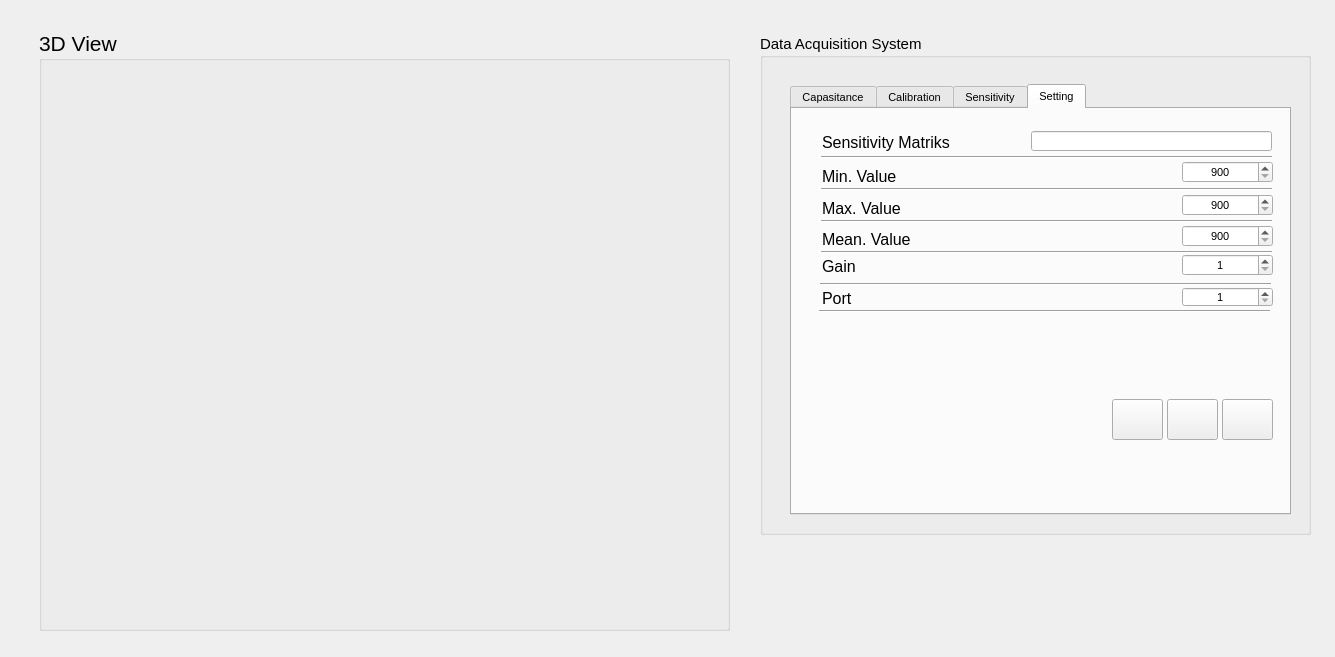
<?xml version="1.0" encoding="UTF-8"?>
<ui version="4.0">
 <class>Dialog</class>
 <widget class="QDialog" name="Dialog">
  <property name="geometry">
   <rect>
    <x>0</x>
    <y>0</y>
    <width>1335</width>
    <height>657</height>
   </rect>
  </property>
  <property name="windowTitle">
   <string>Dialog</string>
  </property>
  <widget class="QGroupBox" name="groupBox">
   <property name="geometry">
    <rect>
     <x>39</x>
     <y>30</y>
     <width>691</width>
     <height>601</height>
    </rect>
   </property>
   <property name="font">
    <font>
     <pointsize>16</pointsize>
    </font>
   </property>
   <property name="title">
    <string>3D View</string>
   </property>
   <widget class="MatplotlibWidget" name="mplwidget_4">
    <property name="geometry">
     <rect>
      <x>10</x>
      <y>30</y>
      <width>661</width>
      <height>561</height>
     </rect>
    </property>
   </widget>
  </widget>
  <widget class="QGroupBox" name="groupBox_2">
   <property name="geometry">
    <rect>
     <x>760</x>
     <y>34</y>
     <width>551</width>
     <height>501</height>
    </rect>
   </property>
   <property name="font">
    <font>
     <pointsize>11</pointsize>
    </font>
   </property>
   <property name="title">
    <string>Data Acquisition System</string>
   </property>
   <widget class="QTabWidget" name="tabWidget">
    <property name="geometry">
     <rect>
      <x>30</x>
      <y>50</y>
      <width>501</width>
      <height>431</height>
     </rect>
    </property>
    <property name="font">
     <font>
      <pointsize>8</pointsize>
     </font>
    </property>
    <property name="whatsThis">
     <string>sdsda</string>
    </property>
    <property name="currentIndex">
     <number>3</number>
    </property>
    <widget class="QWidget" name="tab">
     <attribute name="title">
      <string>Capasitance</string>
     </attribute>
     <widget class="MatplotlibWidget" name="mplwidget">
      <property name="geometry">
       <rect>
        <x>12</x>
        <y>11</y>
        <width>471</width>
        <height>331</height>
       </rect>
      </property>
     </widget>
     <widget class="QPushButton" name="pushButton_7">
      <property name="geometry">
       <rect>
        <x>374</x>
        <y>351</y>
        <width>51</width>
        <height>41</height>
       </rect>
      </property>
      <property name="text">
       <string/>
      </property>
      <property name="icon">
       <iconset>
        <normaloff>icon/1384157972_174920.ico</normaloff>icon/1384157972_174920.ico</iconset>
      </property>
      <property name="iconSize">
       <size>
        <width>32</width>
        <height>32</height>
       </size>
      </property>
     </widget>
     <widget class="QPushButton" name="pushButton_8">
      <property name="geometry">
       <rect>
        <x>317</x>
        <y>351</y>
        <width>51</width>
        <height>41</height>
       </rect>
      </property>
      <property name="text">
       <string/>
      </property>
      <property name="icon">
       <iconset>
        <normaloff>icon/1384157809_208018.ico</normaloff>icon/1384157809_208018.ico</iconset>
      </property>
      <property name="iconSize">
       <size>
        <width>32</width>
        <height>32</height>
       </size>
      </property>
     </widget>
     <widget class="QPushButton" name="pushButton_9">
      <property name="geometry">
       <rect>
        <x>430</x>
        <y>350</y>
        <width>51</width>
        <height>41</height>
       </rect>
      </property>
      <property name="text">
       <string/>
      </property>
      <property name="icon">
       <iconset>
        <normaloff>icon/1384349057_103529.ico</normaloff>icon/1384349057_103529.ico</iconset>
      </property>
      <property name="iconSize">
       <size>
        <width>32</width>
        <height>32</height>
       </size>
      </property>
     </widget>
    </widget>
    <widget class="QWidget" name="tab_2">
     <attribute name="title">
      <string>Calibration</string>
     </attribute>
     <widget class="MatplotlibWidget" name="mplwidget_2">
      <property name="geometry">
       <rect>
        <x>11</x>
        <y>10</y>
        <width>471</width>
        <height>311</height>
       </rect>
      </property>
     </widget>
     <widget class="QComboBox" name="comboBox">
      <property name="geometry">
       <rect>
        <x>370</x>
        <y>330</y>
        <width>111</width>
        <height>22</height>
       </rect>
      </property>
      <item>
       <property name="text">
        <string>Empty Calibration</string>
       </property>
      </item>
      <item>
       <property name="text">
        <string>Full Calibration</string>
       </property>
      </item>
      <item>
       <property name="text">
        <string>Warming Das</string>
       </property>
      </item>
     </widget>
     <widget class="QLabel" name="label_16">
      <property name="geometry">
       <rect>
        <x>218</x>
        <y>327</y>
        <width>141</width>
        <height>30</height>
       </rect>
      </property>
      <property name="font">
       <font>
        <pointsize>11</pointsize>
       </font>
      </property>
      <property name="text">
       <string>Calibration Mode</string>
      </property>
     </widget>
     <widget class="QPushButton" name="pushButton_10">
      <property name="geometry">
       <rect>
        <x>373</x>
        <y>360</y>
        <width>51</width>
        <height>41</height>
       </rect>
      </property>
      <property name="text">
       <string/>
      </property>
      <property name="icon">
       <iconset>
        <normaloff>icon/1384157809_208018.ico</normaloff>icon/1384157809_208018.ico</iconset>
      </property>
      <property name="iconSize">
       <size>
        <width>32</width>
        <height>32</height>
       </size>
      </property>
     </widget>
     <widget class="QPushButton" name="pushButton_11">
      <property name="geometry">
       <rect>
        <x>430</x>
        <y>360</y>
        <width>51</width>
        <height>41</height>
       </rect>
      </property>
      <property name="text">
       <string/>
      </property>
      <property name="icon">
       <iconset>
        <normaloff>icon/1384157972_174920.ico</normaloff>icon/1384157972_174920.ico</iconset>
      </property>
      <property name="iconSize">
       <size>
        <width>32</width>
        <height>32</height>
       </size>
      </property>
     </widget>
    </widget>
    <widget class="QWidget" name="tab_7">
     <property name="enabled">
      <bool>false</bool>
     </property>
     <attribute name="title">
      <string>Sensitivity</string>
     </attribute>
     <widget class="MatplotlibWidget" name="mplwidget_3">
      <property name="geometry">
       <rect>
        <x>15</x>
        <y>10</y>
        <width>451</width>
        <height>301</height>
       </rect>
      </property>
     </widget>
     <widget class="Phonon::SeekSlider" name="seekSlider1">
      <property name="enabled">
       <bool>false</bool>
      </property>
      <property name="geometry">
       <rect>
        <x>10</x>
        <y>300</y>
        <width>260</width>
        <height>90</height>
       </rect>
      </property>
      <property name="acceptDrops">
       <bool>true</bool>
      </property>
      <property name="iconVisible">
       <bool>false</bool>
      </property>
     </widget>
    </widget>
    <widget class="QWidget" name="tab_3">
     <attribute name="title">
      <string>Setting</string>
     </attribute>
     <widget class="QLabel" name="label_4">
      <property name="geometry">
       <rect>
        <x>30</x>
        <y>115</y>
        <width>91</width>
        <height>30</height>
       </rect>
      </property>
      <property name="font">
       <font>
        <pointsize>12</pointsize>
       </font>
      </property>
      <property name="text">
       <string>Mean. Value</string>
      </property>
     </widget>
     <widget class="QLabel" name="label_5">
      <property name="geometry">
       <rect>
        <x>30</x>
        <y>84</y>
        <width>91</width>
        <height>30</height>
       </rect>
      </property>
      <property name="font">
       <font>
        <pointsize>12</pointsize>
       </font>
      </property>
      <property name="text">
       <string>Max. Value</string>
      </property>
     </widget>
     <widget class="QLabel" name="label_6">
      <property name="geometry">
       <rect>
        <x>30</x>
        <y>42</y>
        <width>91</width>
        <height>50</height>
       </rect>
      </property>
      <property name="font">
       <font>
        <pointsize>12</pointsize>
       </font>
      </property>
      <property name="text">
       <string>Min. Value</string>
      </property>
     </widget>
     <widget class="QLabel" name="label_7">
      <property name="geometry">
       <rect>
        <x>30</x>
        <y>18</y>
        <width>141</width>
        <height>30</height>
       </rect>
      </property>
      <property name="font">
       <font>
        <pointsize>12</pointsize>
       </font>
      </property>
      <property name="text">
       <string>Sensitivity Matriks</string>
      </property>
     </widget>
     <widget class="QLabel" name="label_8">
      <property name="geometry">
       <rect>
        <x>30</x>
        <y>174</y>
        <width>91</width>
        <height>30</height>
       </rect>
      </property>
      <property name="font">
       <font>
        <pointsize>12</pointsize>
       </font>
      </property>
      <property name="text">
       <string>Port</string>
      </property>
     </widget>
     <widget class="QLabel" name="label_9">
      <property name="geometry">
       <rect>
        <x>30</x>
        <y>142</y>
        <width>91</width>
        <height>30</height>
       </rect>
      </property>
      <property name="font">
       <font>
        <pointsize>12</pointsize>
       </font>
      </property>
      <property name="text">
       <string>Gain</string>
      </property>
     </widget>
     <widget class="Line" name="line">
      <property name="geometry">
       <rect>
        <x>29</x>
        <y>38</y>
        <width>451</width>
        <height>20</height>
       </rect>
      </property>
      <property name="orientation">
       <enum>Qt::Horizontal</enum>
      </property>
     </widget>
     <widget class="Line" name="line_2">
      <property name="geometry">
       <rect>
        <x>29</x>
        <y>70</y>
        <width>451</width>
        <height>20</height>
       </rect>
      </property>
      <property name="orientation">
       <enum>Qt::Horizontal</enum>
      </property>
     </widget>
     <widget class="Line" name="line_3">
      <property name="geometry">
       <rect>
        <x>29</x>
        <y>102</y>
        <width>451</width>
        <height>20</height>
       </rect>
      </property>
      <property name="orientation">
       <enum>Qt::Horizontal</enum>
      </property>
     </widget>
     <widget class="Line" name="line_4">
      <property name="geometry">
       <rect>
        <x>29</x>
        <y>133</y>
        <width>451</width>
        <height>20</height>
       </rect>
      </property>
      <property name="orientation">
       <enum>Qt::Horizontal</enum>
      </property>
     </widget>
     <widget class="Line" name="line_6">
      <property name="geometry">
       <rect>
        <x>27</x>
        <y>192</y>
        <width>451</width>
        <height>20</height>
       </rect>
      </property>
      <property name="orientation">
       <enum>Qt::Horizontal</enum>
      </property>
     </widget>
     <widget class="Line" name="line_7">
      <property name="geometry">
       <rect>
        <x>28</x>
        <y>165</y>
        <width>451</width>
        <height>20</height>
       </rect>
      </property>
      <property name="orientation">
       <enum>Qt::Horizontal</enum>
      </property>
     </widget>
     <widget class="QDoubleSpinBox" name="doubleSpinBox_2">
      <property name="geometry">
       <rect>
        <x>390</x>
        <y>52</y>
        <width>91</width>
        <height>22</height>
       </rect>
      </property>
      <property name="alignment">
       <set>Qt::AlignCenter</set>
      </property>
      <property name="decimals">
       <number>0</number>
      </property>
      <property name="minimum">
       <double>900.000000000000000</double>
      </property>
      <property name="maximum">
       <double>1500.000000000000000</double>
      </property>
      <property name="singleStep">
       <double>100.000000000000000</double>
      </property>
     </widget>
     <widget class="QDoubleSpinBox" name="doubleSpinBox_3">
      <property name="geometry">
       <rect>
        <x>390</x>
        <y>85</y>
        <width>91</width>
        <height>22</height>
       </rect>
      </property>
      <property name="alignment">
       <set>Qt::AlignCenter</set>
      </property>
      <property name="decimals">
       <number>0</number>
      </property>
      <property name="minimum">
       <double>900.000000000000000</double>
      </property>
      <property name="maximum">
       <double>1500.000000000000000</double>
      </property>
      <property name="singleStep">
       <double>100.000000000000000</double>
      </property>
     </widget>
     <widget class="QDoubleSpinBox" name="doubleSpinBox_4">
      <property name="geometry">
       <rect>
        <x>390</x>
        <y>116</y>
        <width>91</width>
        <height>22</height>
       </rect>
      </property>
      <property name="alignment">
       <set>Qt::AlignCenter</set>
      </property>
      <property name="decimals">
       <number>0</number>
      </property>
      <property name="minimum">
       <double>900.000000000000000</double>
      </property>
      <property name="maximum">
       <double>1500.000000000000000</double>
      </property>
      <property name="singleStep">
       <double>100.000000000000000</double>
      </property>
     </widget>
     <widget class="QDoubleSpinBox" name="doubleSpinBox_5">
      <property name="geometry">
       <rect>
        <x>390</x>
        <y>145</y>
        <width>91</width>
        <height>22</height>
       </rect>
      </property>
      <property name="alignment">
       <set>Qt::AlignCenter</set>
      </property>
      <property name="decimals">
       <number>0</number>
      </property>
      <property name="minimum">
       <double>1.000000000000000</double>
      </property>
      <property name="maximum">
       <double>5.000000000000000</double>
      </property>
      <property name="singleStep">
       <double>1.000000000000000</double>
      </property>
      <property name="value">
       <double>1.000000000000000</double>
      </property>
     </widget>
     <widget class="QDoubleSpinBox" name="doubleSpinBox_6">
      <property name="geometry">
       <rect>
        <x>390</x>
        <y>178</y>
        <width>91</width>
        <height>20</height>
       </rect>
      </property>
      <property name="alignment">
       <set>Qt::AlignCenter</set>
      </property>
      <property name="decimals">
       <number>0</number>
      </property>
      <property name="minimum">
       <double>1.000000000000000</double>
      </property>
      <property name="maximum">
       <double>5.000000000000000</double>
      </property>
      <property name="singleStep">
       <double>1.000000000000000</double>
      </property>
      <property name="value">
       <double>1.000000000000000</double>
      </property>
     </widget>
     <widget class="QPushButton" name="pushButton">
      <property name="geometry">
       <rect>
        <x>430</x>
        <y>290</y>
        <width>51</width>
        <height>41</height>
       </rect>
      </property>
      <property name="text">
       <string/>
      </property>
      <property name="icon">
       <iconset>
        <normaloff>icon/1384157972_174920.ico</normaloff>icon/1384157972_174920.ico</iconset>
      </property>
      <property name="iconSize">
       <size>
        <width>32</width>
        <height>32</height>
       </size>
      </property>
     </widget>
     <widget class="QPushButton" name="pushButton_2">
      <property name="geometry">
       <rect>
        <x>375</x>
        <y>290</y>
        <width>51</width>
        <height>41</height>
       </rect>
      </property>
      <property name="text">
       <string/>
      </property>
      <property name="icon">
       <iconset>
        <normaloff>icon/1384157920_208014.ico</normaloff>icon/1384157920_208014.ico</iconset>
      </property>
      <property name="iconSize">
       <size>
        <width>32</width>
        <height>32</height>
       </size>
      </property>
     </widget>
     <widget class="QPushButton" name="pushButton_3">
      <property name="geometry">
       <rect>
        <x>320</x>
        <y>290</y>
        <width>51</width>
        <height>41</height>
       </rect>
      </property>
      <property name="text">
       <string/>
      </property>
      <property name="icon">
       <iconset>
        <normaloff>icon/1384157809_208018.ico</normaloff>icon/1384157809_208018.ico</iconset>
      </property>
      <property name="iconSize">
       <size>
        <width>32</width>
        <height>32</height>
       </size>
      </property>
     </widget>
     <widget class="QLineEdit" name="lineEdit">
      <property name="geometry">
       <rect>
        <x>239</x>
        <y>22</y>
        <width>241</width>
        <height>20</height>
       </rect>
      </property>
     </widget>
    </widget>
   </widget>
  </widget>
  <widget class="QLabel" name="label">
   <property name="geometry">
    <rect>
     <x>710</x>
     <y>510</y>
     <width>46</width>
     <height>13</height>
    </rect>
   </property>
   <property name="text">
    <string/>
   </property>
  </widget>
  <widget class="QLabel" name="label_2">
   <property name="geometry">
    <rect>
     <x>890</x>
     <y>540</y>
     <width>411</width>
     <height>81</height>
    </rect>
   </property>
   <property name="text">
    <string/>
   </property>
   <property name="pixmap">
    <pixmap>icon/logo(1).png</pixmap>
   </property>
   <property name="scaledContents">
    <bool>true</bool>
   </property>
  </widget>
  <action name="actionOpenFile">
   <property name="text">
    <string>OpenFile</string>
   </property>
   <property name="toolTip">
    <string>Buka Data Scan</string>
   </property>
  </action>
  <zorder>groupBox_2</zorder>
  <zorder>groupBox</zorder>
  <zorder>label</zorder>
  <zorder>label_2</zorder>
 </widget>
 <customwidgets>
  <customwidget>
   <class>Phonon::SeekSlider</class>
   <extends>QWidget</extends>
   <header location="global">phonon/seekslider.h</header>
  </customwidget>
  <customwidget>
   <class>MatplotlibWidget</class>
   <extends>QWidget</extends>
   <header>matplotlibwidget</header>
  </customwidget>
 </customwidgets>
 <resources/>
 <connections>
  <connection>
   <sender>pushButton_9</sender>
   <signal>pressed()</signal>
   <receiver>mplwidget_4</receiver>
   <slot>show()</slot>
   <hints>
    <hint type="sourcelabel">
     <x>927</x>
     <y>348</y>
    </hint>
    <hint type="destinationlabel">
     <x>488</x>
     <y>319</y>
    </hint>
   </hints>
  </connection>
  <connection>
   <sender>pushButton_8</sender>
   <signal>pressed()</signal>
   <receiver>mplwidget</receiver>
   <slot>update()</slot>
   <hints>
    <hint type="sourcelabel">
     <x>847</x>
     <y>353</y>
    </hint>
    <hint type="destinationlabel">
     <x>832</x>
     <y>254</y>
    </hint>
   </hints>
  </connection>
  <connection>
   <sender>comboBox</sender>
   <signal>currentIndexChanged(QString)</signal>
   <receiver>comboBox</receiver>
   <slot>update()</slot>
   <hints>
    <hint type="sourcelabel">
     <x>905</x>
     <y>338</y>
    </hint>
    <hint type="destinationlabel">
     <x>905</x>
     <y>338</y>
    </hint>
   </hints>
  </connection>
 </connections>
</ui>
